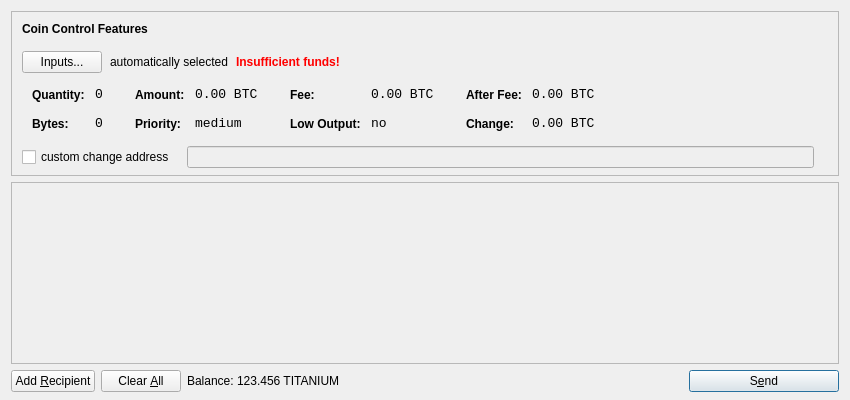
<?xml version="1.0" encoding="UTF-8"?>
<ui version="4.0">
 <class>SendCoinsDialog</class>
 <widget class="QDialog" name="SendCoinsDialog">
  <property name="geometry">
   <rect>
    <x>0</x>
    <y>0</y>
    <width>850</width>
    <height>400</height>
   </rect>
  </property>
  <property name="windowTitle">
   <string>Send Coins</string>
  </property>
  <layout class="QVBoxLayout" name="verticalLayout" stretch="0,1,0">
   <property name="bottomMargin">
    <number>8</number>
   </property>
   <item>
    <widget class="QFrame" name="frameCoinControl">
     <property name="sizePolicy">
      <sizepolicy hsizetype="Expanding" vsizetype="Expanding">
       <horstretch>0</horstretch>
       <verstretch>0</verstretch>
      </sizepolicy>
     </property>
     <property name="maximumSize">
      <size>
       <width>16777215</width>
       <height>16777215</height>
      </size>
     </property>
     <property name="frameShape">
      <enum>QFrame::StyledPanel</enum>
     </property>
     <property name="frameShadow">
      <enum>QFrame::Sunken</enum>
     </property>
     <layout class="QVBoxLayout" name="verticalLayoutCoinControl2">
      <property name="spacing">
       <number>-1</number>
      </property>
      <property name="leftMargin">
       <number>0</number>
      </property>
      <property name="topMargin">
       <number>0</number>
      </property>
      <property name="rightMargin">
       <number>0</number>
      </property>
      <property name="bottomMargin">
       <number>6</number>
      </property>
      <item>
       <layout class="QVBoxLayout" name="verticalLayoutCoinControl" stretch="0,0,0,0,1">
        <property name="spacing">
         <number>0</number>
        </property>
        <property name="leftMargin">
         <number>10</number>
        </property>
        <property name="topMargin">
         <number>10</number>
        </property>
        <item>
         <layout class="QHBoxLayout" name="horizontalLayoutCoinControl1">
          <property name="bottomMargin">
           <number>15</number>
          </property>
          <item>
           <widget class="QLabel" name="labelCoinControlFeatures">
            <property name="sizePolicy">
             <sizepolicy hsizetype="Preferred" vsizetype="Maximum">
              <horstretch>0</horstretch>
              <verstretch>0</verstretch>
             </sizepolicy>
            </property>
            <property name="font">
             <font>
              <weight>75</weight>
              <bold>true</bold>
             </font>
            </property>
            <property name="styleSheet">
             <string notr="true">font-weight:bold;</string>
            </property>
            <property name="text">
             <string>Coin Control Features</string>
            </property>
           </widget>
          </item>
         </layout>
        </item>
        <item>
         <layout class="QHBoxLayout" name="horizontalLayoutCoinControl2" stretch="0,0,0,0">
          <property name="spacing">
           <number>8</number>
          </property>
          <property name="bottomMargin">
           <number>10</number>
          </property>
          <item>
           <widget class="QPushButton" name="pushButtonCoinControl">
            <property name="styleSheet">
             <string notr="true"/>
            </property>
            <property name="text">
             <string>Inputs...</string>
            </property>
           </widget>
          </item>
          <item>
           <widget class="QLabel" name="labelCoinControlAutomaticallySelected">
            <property name="text">
             <string>automatically selected</string>
            </property>
            <property name="margin">
             <number>5</number>
            </property>
           </widget>
          </item>
          <item>
           <widget class="QLabel" name="labelCoinControlInsuffFunds">
            <property name="font">
             <font>
              <weight>75</weight>
              <bold>true</bold>
             </font>
            </property>
            <property name="styleSheet">
             <string notr="true">color:red;font-weight:bold;</string>
            </property>
            <property name="text">
             <string>Insufficient funds!</string>
            </property>
            <property name="margin">
             <number>5</number>
            </property>
           </widget>
          </item>
          <item>
           <spacer name="horizontalSpacerCoinControl">
            <property name="orientation">
             <enum>Qt::Horizontal</enum>
            </property>
            <property name="sizeHint" stdset="0">
             <size>
              <width>40</width>
              <height>1</height>
             </size>
            </property>
           </spacer>
          </item>
         </layout>
        </item>
        <item>
         <widget class="QWidget" name="widgetCoinControl" native="true">
          <property name="sizePolicy">
           <sizepolicy hsizetype="Preferred" vsizetype="Preferred">
            <horstretch>0</horstretch>
            <verstretch>0</verstretch>
           </sizepolicy>
          </property>
          <property name="minimumSize">
           <size>
            <width>0</width>
            <height>0</height>
           </size>
          </property>
          <property name="styleSheet">
           <string notr="true"/>
          </property>
          <layout class="QHBoxLayout" name="horizontalLayoutCoinControl5">
           <property name="margin">
            <number>0</number>
           </property>
           <item>
            <layout class="QHBoxLayout" name="horizontalLayoutCoinControl3" stretch="0,0,0,1">
             <property name="spacing">
              <number>20</number>
             </property>
             <property name="topMargin">
              <number>0</number>
             </property>
             <property name="bottomMargin">
              <number>10</number>
             </property>
             <item>
              <layout class="QFormLayout" name="formLayoutCoinControl1">
               <property name="horizontalSpacing">
                <number>10</number>
               </property>
               <property name="verticalSpacing">
                <number>14</number>
               </property>
               <property name="leftMargin">
                <number>10</number>
               </property>
               <property name="topMargin">
                <number>4</number>
               </property>
               <property name="rightMargin">
                <number>6</number>
               </property>
               <item row="0" column="0">
                <widget class="QLabel" name="labelCoinControlQuantityText">
                 <property name="styleSheet">
                  <string notr="true">font-weight:bold;</string>
                 </property>
                 <property name="text">
                  <string>Quantity:</string>
                 </property>
                 <property name="margin">
                  <number>0</number>
                 </property>
                </widget>
               </item>
               <item row="0" column="1">
                <widget class="QLabel" name="labelCoinControlQuantity">
                 <property name="font">
                  <font>
                   <family>Monospace</family>
                   <pointsize>10</pointsize>
                  </font>
                 </property>
                 <property name="cursor">
                  <cursorShape>IBeamCursor</cursorShape>
                 </property>
                 <property name="contextMenuPolicy">
                  <enum>Qt::ActionsContextMenu</enum>
                 </property>
                 <property name="text">
                  <string notr="true">0</string>
                 </property>
                 <property name="margin">
                  <number>0</number>
                 </property>
                 <property name="textInteractionFlags">
                  <set>Qt::LinksAccessibleByMouse|Qt::TextSelectableByKeyboard|Qt::TextSelectableByMouse</set>
                 </property>
                </widget>
               </item>
               <item row="1" column="0">
                <widget class="QLabel" name="labelCoinControlBytesText">
                 <property name="styleSheet">
                  <string notr="true">font-weight:bold;</string>
                 </property>
                 <property name="text">
                  <string>Bytes:</string>
                 </property>
                </widget>
               </item>
               <item row="1" column="1">
                <widget class="QLabel" name="labelCoinControlBytes">
                 <property name="font">
                  <font>
                   <family>Monospace</family>
                   <pointsize>10</pointsize>
                  </font>
                 </property>
                 <property name="cursor">
                  <cursorShape>IBeamCursor</cursorShape>
                 </property>
                 <property name="contextMenuPolicy">
                  <enum>Qt::ActionsContextMenu</enum>
                 </property>
                 <property name="text">
                  <string notr="true">0</string>
                 </property>
                 <property name="textInteractionFlags">
                  <set>Qt::LinksAccessibleByMouse|Qt::TextSelectableByKeyboard|Qt::TextSelectableByMouse</set>
                 </property>
                </widget>
               </item>
              </layout>
             </item>
             <item>
              <layout class="QFormLayout" name="formLayoutCoinControl2">
               <property name="horizontalSpacing">
                <number>10</number>
               </property>
               <property name="verticalSpacing">
                <number>14</number>
               </property>
               <property name="leftMargin">
                <number>6</number>
               </property>
               <property name="topMargin">
                <number>4</number>
               </property>
               <property name="rightMargin">
                <number>6</number>
               </property>
               <item row="0" column="0">
                <widget class="QLabel" name="labelCoinControlAmountText">
                 <property name="styleSheet">
                  <string notr="true">font-weight:bold;</string>
                 </property>
                 <property name="text">
                  <string>Amount:</string>
                 </property>
                 <property name="margin">
                  <number>0</number>
                 </property>
                </widget>
               </item>
               <item row="0" column="1">
                <widget class="QLabel" name="labelCoinControlAmount">
                 <property name="font">
                  <font>
                   <family>Monospace</family>
                   <pointsize>10</pointsize>
                  </font>
                 </property>
                 <property name="cursor">
                  <cursorShape>IBeamCursor</cursorShape>
                 </property>
                 <property name="contextMenuPolicy">
                  <enum>Qt::ActionsContextMenu</enum>
                 </property>
                 <property name="text">
                  <string notr="true">0.00 BTC</string>
                 </property>
                 <property name="textInteractionFlags">
                  <set>Qt::LinksAccessibleByMouse|Qt::TextSelectableByKeyboard|Qt::TextSelectableByMouse</set>
                 </property>
                </widget>
               </item>
               <item row="1" column="0">
                <widget class="QLabel" name="labelCoinControlPriorityText">
                 <property name="styleSheet">
                  <string notr="true">font-weight:bold;</string>
                 </property>
                 <property name="text">
                  <string>Priority:</string>
                 </property>
                </widget>
               </item>
               <item row="1" column="1">
                <widget class="QLabel" name="labelCoinControlPriority">
                 <property name="font">
                  <font>
                   <family>Monospace</family>
                   <pointsize>10</pointsize>
                  </font>
                 </property>
                 <property name="cursor">
                  <cursorShape>IBeamCursor</cursorShape>
                 </property>
                 <property name="contextMenuPolicy">
                  <enum>Qt::ActionsContextMenu</enum>
                 </property>
                 <property name="text">
                  <string>medium</string>
                 </property>
                 <property name="textInteractionFlags">
                  <set>Qt::LinksAccessibleByMouse|Qt::TextSelectableByKeyboard|Qt::TextSelectableByMouse</set>
                 </property>
                </widget>
               </item>
              </layout>
             </item>
             <item>
              <layout class="QFormLayout" name="formLayoutCoinControl3">
               <property name="horizontalSpacing">
                <number>10</number>
               </property>
               <property name="verticalSpacing">
                <number>14</number>
               </property>
               <property name="leftMargin">
                <number>6</number>
               </property>
               <property name="topMargin">
                <number>4</number>
               </property>
               <property name="rightMargin">
                <number>6</number>
               </property>
               <item row="0" column="0">
                <widget class="QLabel" name="labelCoinControlFeeText">
                 <property name="styleSheet">
                  <string notr="true">font-weight:bold;</string>
                 </property>
                 <property name="text">
                  <string>Fee:</string>
                 </property>
                 <property name="margin">
                  <number>0</number>
                 </property>
                </widget>
               </item>
               <item row="0" column="1">
                <widget class="QLabel" name="labelCoinControlFee">
                 <property name="font">
                  <font>
                   <family>Monospace</family>
                   <pointsize>10</pointsize>
                  </font>
                 </property>
                 <property name="cursor">
                  <cursorShape>IBeamCursor</cursorShape>
                 </property>
                 <property name="contextMenuPolicy">
                  <enum>Qt::ActionsContextMenu</enum>
                 </property>
                 <property name="text">
                  <string notr="true">0.00 BTC</string>
                 </property>
                 <property name="textInteractionFlags">
                  <set>Qt::LinksAccessibleByMouse|Qt::TextSelectableByKeyboard|Qt::TextSelectableByMouse</set>
                 </property>
                </widget>
               </item>
               <item row="1" column="0">
                <widget class="QLabel" name="labelCoinControlLowOutputText">
                 <property name="styleSheet">
                  <string notr="true">font-weight:bold;</string>
                 </property>
                 <property name="text">
                  <string>Low Output:</string>
                 </property>
                </widget>
               </item>
               <item row="1" column="1">
                <widget class="QLabel" name="labelCoinControlLowOutput">
                 <property name="font">
                  <font>
                   <family>Monospace</family>
                   <pointsize>10</pointsize>
                  </font>
                 </property>
                 <property name="cursor">
                  <cursorShape>IBeamCursor</cursorShape>
                 </property>
                 <property name="contextMenuPolicy">
                  <enum>Qt::ActionsContextMenu</enum>
                 </property>
                 <property name="text">
                  <string>no</string>
                 </property>
                 <property name="textInteractionFlags">
                  <set>Qt::LinksAccessibleByMouse|Qt::TextSelectableByKeyboard|Qt::TextSelectableByMouse</set>
                 </property>
                </widget>
               </item>
              </layout>
             </item>
             <item>
              <layout class="QFormLayout" name="formLayoutCoinControl4">
               <property name="horizontalSpacing">
                <number>10</number>
               </property>
               <property name="verticalSpacing">
                <number>14</number>
               </property>
               <property name="leftMargin">
                <number>6</number>
               </property>
               <property name="topMargin">
                <number>4</number>
               </property>
               <property name="rightMargin">
                <number>6</number>
               </property>
               <item row="0" column="0">
                <widget class="QLabel" name="labelCoinControlAfterFeeText">
                 <property name="styleSheet">
                  <string notr="true">font-weight:bold;</string>
                 </property>
                 <property name="text">
                  <string>After Fee:</string>
                 </property>
                 <property name="margin">
                  <number>0</number>
                 </property>
                </widget>
               </item>
               <item row="0" column="1">
                <widget class="QLabel" name="labelCoinControlAfterFee">
                 <property name="font">
                  <font>
                   <family>Monospace</family>
                   <pointsize>10</pointsize>
                  </font>
                 </property>
                 <property name="cursor">
                  <cursorShape>IBeamCursor</cursorShape>
                 </property>
                 <property name="contextMenuPolicy">
                  <enum>Qt::ActionsContextMenu</enum>
                 </property>
                 <property name="text">
                  <string notr="true">0.00 BTC</string>
                 </property>
                 <property name="textInteractionFlags">
                  <set>Qt::LinksAccessibleByMouse|Qt::TextSelectableByKeyboard|Qt::TextSelectableByMouse</set>
                 </property>
                </widget>
               </item>
               <item row="1" column="0">
                <widget class="QLabel" name="labelCoinControlChangeText">
                 <property name="styleSheet">
                  <string notr="true">font-weight:bold;</string>
                 </property>
                 <property name="text">
                  <string>Change:</string>
                 </property>
                </widget>
               </item>
               <item row="1" column="1">
                <widget class="QLabel" name="labelCoinControlChange">
                 <property name="font">
                  <font>
                   <family>Monospace</family>
                   <pointsize>10</pointsize>
                  </font>
                 </property>
                 <property name="cursor">
                  <cursorShape>IBeamCursor</cursorShape>
                 </property>
                 <property name="contextMenuPolicy">
                  <enum>Qt::ActionsContextMenu</enum>
                 </property>
                 <property name="text">
                  <string notr="true">0.00 BTC</string>
                 </property>
                 <property name="textInteractionFlags">
                  <set>Qt::LinksAccessibleByMouse|Qt::TextSelectableByKeyboard|Qt::TextSelectableByMouse</set>
                 </property>
                </widget>
               </item>
              </layout>
             </item>
            </layout>
           </item>
          </layout>
         </widget>
        </item>
        <item>
         <layout class="QHBoxLayout" name="horizontalLayoutCoinControl4" stretch="0,0,0">
          <property name="spacing">
           <number>12</number>
          </property>
          <property name="sizeConstraint">
           <enum>QLayout::SetDefaultConstraint</enum>
          </property>
          <property name="topMargin">
           <number>5</number>
          </property>
          <property name="rightMargin">
           <number>5</number>
          </property>
          <item>
           <widget class="QCheckBox" name="checkBoxCoinControlChange">
            <property name="text">
             <string>custom change address</string>
            </property>
           </widget>
          </item>
          <item>
           <widget class="QLineEdit" name="lineEditCoinControlChange">
            <property name="enabled">
             <bool>false</bool>
            </property>
            <property name="sizePolicy">
             <sizepolicy hsizetype="Expanding" vsizetype="Fixed">
              <horstretch>0</horstretch>
              <verstretch>0</verstretch>
             </sizepolicy>
            </property>
           </widget>
          </item>
          <item>
           <widget class="QLabel" name="labelCoinControlChangeLabel">
            <property name="sizePolicy">
             <sizepolicy hsizetype="Preferred" vsizetype="Expanding">
              <horstretch>0</horstretch>
              <verstretch>0</verstretch>
             </sizepolicy>
            </property>
            <property name="minimumSize">
             <size>
              <width>0</width>
              <height>0</height>
             </size>
            </property>
            <property name="text">
             <string/>
            </property>
            <property name="margin">
             <number>3</number>
            </property>
           </widget>
          </item>
         </layout>
        </item>
        <item>
         <spacer name="verticalSpacerCoinControl">
          <property name="orientation">
           <enum>Qt::Vertical</enum>
          </property>
          <property name="sizeHint" stdset="0">
           <size>
            <width>800</width>
            <height>1</height>
           </size>
          </property>
         </spacer>
        </item>
       </layout>
      </item>
     </layout>
    </widget>
   </item>
   <item>
    <widget class="QScrollArea" name="scrollArea">
     <property name="widgetResizable">
      <bool>true</bool>
     </property>
     <widget class="QWidget" name="scrollAreaWidgetContents">
      <property name="geometry">
       <rect>
        <x>0</x>
        <y>0</y>
        <width>830</width>
        <height>165</height>
       </rect>
      </property>
      <layout class="QVBoxLayout" name="verticalLayout_2">
       <property name="margin">
        <number>0</number>
       </property>
       <item>
        <layout class="QVBoxLayout" name="entries">
         <property name="spacing">
          <number>6</number>
         </property>
        </layout>
       </item>
       <item>
        <spacer name="verticalSpacer">
         <property name="orientation">
          <enum>Qt::Vertical</enum>
         </property>
         <property name="sizeHint" stdset="0">
          <size>
           <width>20</width>
           <height>40</height>
          </size>
         </property>
        </spacer>
       </item>
      </layout>
     </widget>
    </widget>
   </item>
   <item>
    <layout class="QHBoxLayout" name="horizontalLayout">
     <item>
      <widget class="QPushButton" name="addButton">
       <property name="toolTip">
        <string>Send to multiple recipients at once</string>
       </property>
       <property name="text">
        <string>Add &amp;Recipient</string>
       </property>
       <property name="icon">
        <iconset resource="../bitcoin.qrc">
         <normaloff>:/icons/add</normaloff>:/icons/add</iconset>
       </property>
       <property name="autoDefault">
        <bool>false</bool>
       </property>
      </widget>
     </item>
     <item>
      <widget class="QPushButton" name="clearButton">
       <property name="sizePolicy">
        <sizepolicy hsizetype="Minimum" vsizetype="Fixed">
         <horstretch>0</horstretch>
         <verstretch>0</verstretch>
        </sizepolicy>
       </property>
       <property name="toolTip">
        <string>Remove all transaction fields</string>
       </property>
       <property name="text">
        <string>Clear &amp;All</string>
       </property>
       <property name="icon">
        <iconset resource="../bitcoin.qrc">
         <normaloff>:/icons/remove</normaloff>:/icons/remove</iconset>
       </property>
       <property name="autoRepeatDelay">
        <number>300</number>
       </property>
       <property name="autoDefault">
        <bool>false</bool>
       </property>
      </widget>
     </item>
     <item>
      <layout class="QHBoxLayout" name="horizontalLayout_2">
       <property name="spacing">
        <number>3</number>
       </property>
       <item>
        <widget class="QLabel" name="label">
         <property name="text">
          <string>Balance:</string>
         </property>
        </widget>
       </item>
       <item>
        <widget class="QLabel" name="labelBalance">
         <property name="cursor">
          <cursorShape>IBeamCursor</cursorShape>
         </property>
         <property name="text">
          <string>123.456 TITANIUM</string>
         </property>
         <property name="textInteractionFlags">
          <set>Qt::LinksAccessibleByMouse|Qt::TextSelectableByKeyboard|Qt::TextSelectableByMouse</set>
         </property>
        </widget>
       </item>
      </layout>
     </item>
     <item>
      <spacer name="horizontalSpacer">
       <property name="orientation">
        <enum>Qt::Horizontal</enum>
       </property>
       <property name="sizeHint" stdset="0">
        <size>
         <width>40</width>
         <height>20</height>
        </size>
       </property>
      </spacer>
     </item>
     <item>
      <widget class="QPushButton" name="sendButton">
       <property name="minimumSize">
        <size>
         <width>150</width>
         <height>0</height>
        </size>
       </property>
       <property name="toolTip">
        <string>Confirm the send action</string>
       </property>
       <property name="text">
        <string>S&amp;end</string>
       </property>
       <property name="icon">
        <iconset resource="../bitcoin.qrc">
         <normaloff>:/icons/send</normaloff>:/icons/send</iconset>
       </property>
       <property name="default">
        <bool>true</bool>
       </property>
      </widget>
     </item>
    </layout>
   </item>
  </layout>
 </widget>
 <resources>
  <include location="../bitcoin.qrc"/>
 </resources>
 <connections/>
</ui>
